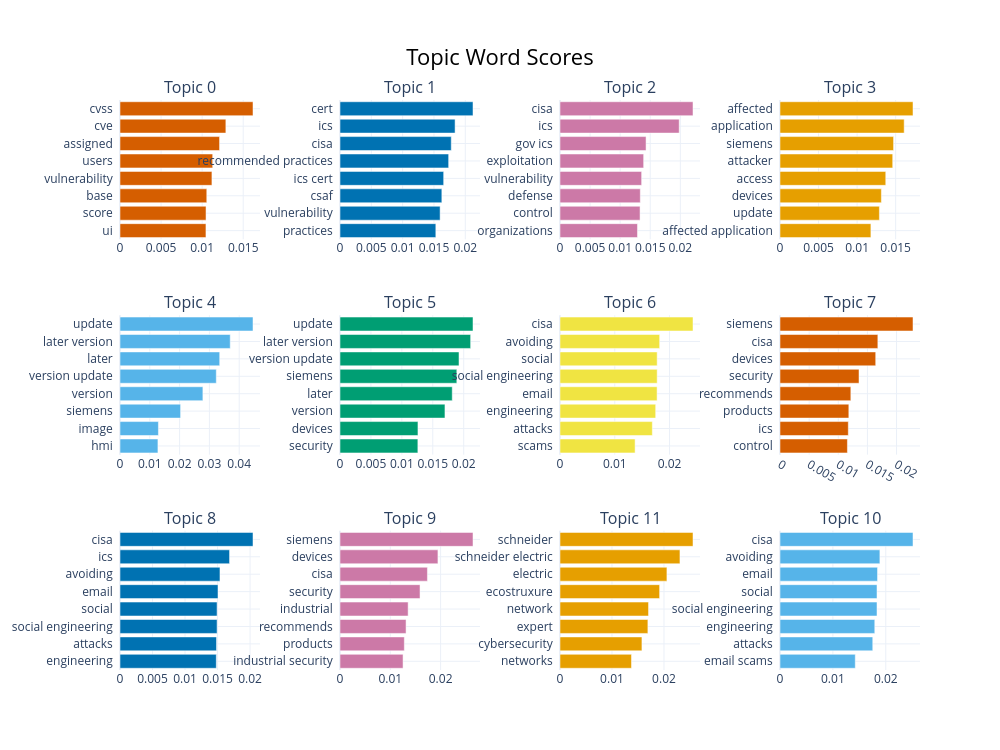

The notebook cell saved with this chart:
### Code cell
# Visualisasi barchart kata kunci per topik untuk Skenario B.

try:
    topik_ditampilkan_B = list(info_valid_B["Topic"].head(12))
    fig_barchart_B = topic_model_B.visualize_barchart(
        topics=topik_ditampilkan_B,
        top_n_topics=12,
        n_words=8,
    )
    path_html_bar_B = RESULTS_DIR / "barchart_kata_kunci_skenario_B.html"
    fig_barchart_B.write_html(str(path_html_bar_B))
    print(f"Barchart kata kunci disimpan di: {path_html_bar_B}")
    fig_barchart_B.show()
except Exception as e:
    print(f"Visualisasi barchart tidak dapat dibuat: {e}")

### Figure 1 — Plotly figure (JSON) as saved in the notebook; plotly's stock layout.template omitted (floating-point values rounded to 4 significant figures)
{"data": [{"marker": {"color": "#D55E00"}, "orientation": "h", "type": "bar", "x": [0.01046, 0.01047, 0.01057, 0.01119, 0.01128, 0.01212, 0.01289, 0.01619], "xaxis": "x", "y": ["ui  ", "score  ", "base  ", "vulnerability  ", "users  ", "assigned  ", "cve  ", "cvss  "], "yaxis": "y"}, {"marker": {"color": "#0072B2"}, "orientation": "h", "type": "bar", "x": [0.0153, 0.01598, 0.01626, 0.01655, 0.01735, 0.01776, 0.01837, 0.02123], "xaxis": "x2", "y": ["practices  ", "vulnerability  ", "csaf  ", "ics cert  ", "recommended practices  ", "cisa  ", "ics  ", "cert  "], "yaxis": "y2"}, {"marker": {"color": "#CC79A7"}, "orientation": "h", "type": "bar", "x": [0.01288, 0.01331, 0.01335, 0.01357, 0.0139, 0.0143, 0.01981, 0.02211], "xaxis": "x3", "y": ["organizations  ", "control  ", "defense  ", "vulnerability  ", "exploitation  ", "gov ics  ", "ics  ", "cisa  "], "yaxis": "y3"}, {"marker": {"color": "#E69F00"}, "orientation": "h", "type": "bar", "x": [0.01179, 0.01289, 0.01315, 0.01372, 0.01462, 0.01473, 0.01611, 0.01725], "xaxis": "x4", "y": ["affected application  ", "update  ", "devices  ", "access  ", "attacker  ", "siemens  ", "application  ", "affected  "], "yaxis": "y4"}, {"marker": {"color": "#56B4E9"}, "orientation": "h", "type": "bar", "x": [0.01273, 0.01289, 0.02033, 0.02781, 0.03231, 0.03346, 0.03699, 0.04463], "xaxis": "x5", "y": ["hmi  ", "image  ", "siemens  ", "version  ", "version update  ", "later  ", "later version  ", "update  "], "yaxis": "y5"}, {"marker": {"color": "#009E73"}, "orientation": "h", "type": "bar", "x": [0.01259, 0.0126, 0.01697, 0.01814, 0.01888, 0.01924, 0.02112, 0.0215], "xaxis": "x6", "y": ["security  ", "devices  ", "version  ", "later  ", "siemens  ", "version update  ", "later version  ", "update  "], "yaxis": "y6"}, {"marker": {"color": "#F0E442"}, "orientation": "h", "type": "bar", "x": [0.01371, 0.01686, 0.01747, 0.01773, 0.01774, 0.01774, 0.0182, 0.02428], "xaxis": "x7", "y": ["scams  ", "attacks  ", "engineering  ", "email  ", "social engineering  ", "social  ", "avoiding  ", "cisa  "], "yaxis": "y7"}, {"marker": {"color": "#D55E00"}, "orientation": "h", "type": "bar", "x": [0.01157, 0.01172, 0.01181, 0.01215, 0.01356, 0.01642, 0.01679, 0.02282], "xaxis": "x8", "y": ["control  ", "ics  ", "products  ", "recommends  ", "security  ", "devices  ", "cisa  ", "siemens  "], "yaxis": "y8"}, {"marker": {"color": "#0072B2"}, "orientation": "h", "type": "bar", "x": [0.01481, 0.01484, 0.01493, 0.01493, 0.01507, 0.01537, 0.01685, 0.02045], "xaxis": "x9", "y": ["engineering  ", "attacks  ", "social engineering  ", "social  ", "email  ", "avoiding  ", "ics  ", "cisa  "], "yaxis": "y9"}, {"marker": {"color": "#CC79A7"}, "orientation": "h", "type": "bar", "x": [0.01253, 0.01279, 0.01313, 0.01354, 0.01591, 0.01738, 0.01947, 0.02644], "xaxis": "x10", "y": ["industrial security  ", "products  ", "recommends  ", "industrial  ", "security  ", "cisa  ", "devices  ", "siemens  "], "yaxis": "y10"}, {"marker": {"color": "#E69F00"}, "orientation": "h", "type": "bar", "x": [0.01375, 0.01576, 0.0169, 0.01703, 0.01916, 0.02056, 0.02307, 0.02558], "xaxis": "x11", "y": ["networks  ", "cybersecurity  ", "expert  ", "network  ", "ecostruxure  ", "electric  ", "schneider electric  ", "schneider  "], "yaxis": "y11"}, {"marker": {"color": "#56B4E9"}, "orientation": "h", "type": "bar", "x": [0.01423, 0.01754, 0.01792, 0.01834, 0.01834, 0.01844, 0.01889, 0.02514], "xaxis": "x12", "y": ["email scams  ", "attacks  ", "engineering  ", "social engineering  ", "social  ", "email  ", "avoiding  ", "cisa  "], "yaxis": "y12"}], "layout": {"annotations": [{"font": {"size": 16}, "showarrow": false, "text": "Topic 0", "x": 0.0875, "xanchor": "center", "xref": "paper", "y": 1, "yanchor": "bottom", "yref": "paper"}, {"font": {"size": 16}, "showarrow": false, "text": "Topic 1", "x": 0.3625, "xanchor": "center", "xref": "paper", "y": 1, "yanchor": "bottom", "yref": "paper"}, {"font": {"size": 16}, "showarrow": false, "text": "Topic 2", "x": 0.6375, "xanchor": "center", "xref": "paper", "y": 1, "yanchor": "bottom", "yref": "paper"}, {"font": {"size": 16}, "showarrow": false, "text": "Topic 3", "x": 0.9125, "xanchor": "center", "xref": "paper", "y": 1, "yanchor": "bottom", "yref": "paper"}, {"font": {"size": 16}, "showarrow": false, "text": "Topic 4", "x": 0.0875, "xanchor": "center", "xref": "paper", "y": 0.6222, "yanchor": "bottom", "yref": "paper"}, {"font": {"size": 16}, "showarrow": false, "text": "Topic 5", "x": 0.3625, "xanchor": "center", "xref": "paper", "y": 0.6222, "yanchor": "bottom", "yref": "paper"}, {"font": {"size": 16}, "showarrow": false, "text": "Topic 6", "x": 0.6375, "xanchor": "center", "xref": "paper", "y": 0.6222, "yanchor": "bottom", "yref": "paper"}, {"font": {"size": 16}, "showarrow": false, "text": "Topic 7", "x": 0.9125, "xanchor": "center", "xref": "paper", "y": 0.6222, "yanchor": "bottom", "yref": "paper"}, {"font": {"size": 16}, "showarrow": false, "text": "Topic 8", "x": 0.0875, "xanchor": "center", "xref": "paper", "y": 0.2444, "yanchor": "bottom", "yref": "paper"}, {"font": {"size": 16}, "showarrow": false, "text": "Topic 9", "x": 0.3625, "xanchor": "center", "xref": "paper", "y": 0.2444, "yanchor": "bottom", "yref": "paper"}, {"font": {"size": 16}, "showarrow": false, "text": "Topic 11", "x": 0.6375, "xanchor": "center", "xref": "paper", "y": 0.2444, "yanchor": "bottom", "yref": "paper"}, {"font": {"size": 16}, "showarrow": false, "text": "Topic 10", "x": 0.9125, "xanchor": "center", "xref": "paper", "y": 0.2444, "yanchor": "bottom", "yref": "paper"}], "height": 750, "hoverlabel": {"bgcolor": "white", "font": {"family": "Rockwell", "size": 16}}, "showlegend": false, "title": {"font": {"color": "Black", "size": 22}, "text": "Topic Word Scores", "x": 0.5, "xanchor": "center", "yanchor": "top"}, "width": 1000, "xaxis": {"anchor": "y", "domain": [0, 0.175], "showgrid": true}, "xaxis10": {"anchor": "y10", "domain": [0.275, 0.45], "showgrid": true}, "xaxis11": {"anchor": "y11", "domain": [0.55, 0.725], "showgrid": true}, "xaxis12": {"anchor": "y12", "domain": [0.825, 1], "showgrid": true}, "xaxis2": {"anchor": "y2", "domain": [0.275, 0.45], "showgrid": true}, "xaxis3": {"anchor": "y3", "domain": [0.55, 0.725], "showgrid": true}, "xaxis4": {"anchor": "y4", "domain": [0.825, 1], "showgrid": true}, "xaxis5": {"anchor": "y5", "domain": [0, 0.175], "showgrid": true}, "xaxis6": {"anchor": "y6", "domain": [0.275, 0.45], "showgrid": true}, "xaxis7": {"anchor": "y7", "domain": [0.55, 0.725], "showgrid": true}, "xaxis8": {"anchor": "y8", "domain": [0.825, 1], "showgrid": true}, "xaxis9": {"anchor": "y9", "domain": [0, 0.175], "showgrid": true}, "yaxis": {"anchor": "x", "domain": [0.7556, 1], "showgrid": true}, "yaxis10": {"anchor": "x10", "domain": [0, 0.2444], "showgrid": true}, "yaxis11": {"anchor": "x11", "domain": [0, 0.2444], "showgrid": true}, "yaxis12": {"anchor": "x12", "domain": [0, 0.2444], "showgrid": true}, "yaxis2": {"anchor": "x2", "domain": [0.7556, 1], "showgrid": true}, "yaxis3": {"anchor": "x3", "domain": [0.7556, 1], "showgrid": true}, "yaxis4": {"anchor": "x4", "domain": [0.7556, 1], "showgrid": true}, "yaxis5": {"anchor": "x5", "domain": [0.3778, 0.6222], "showgrid": true}, "yaxis6": {"anchor": "x6", "domain": [0.3778, 0.6222], "showgrid": true}, "yaxis7": {"anchor": "x7", "domain": [0.3778, 0.6222], "showgrid": true}, "yaxis8": {"anchor": "x8", "domain": [0.3778, 0.6222], "showgrid": true}, "yaxis9": {"anchor": "x9", "domain": [0, 0.2444], "showgrid": true}}}
